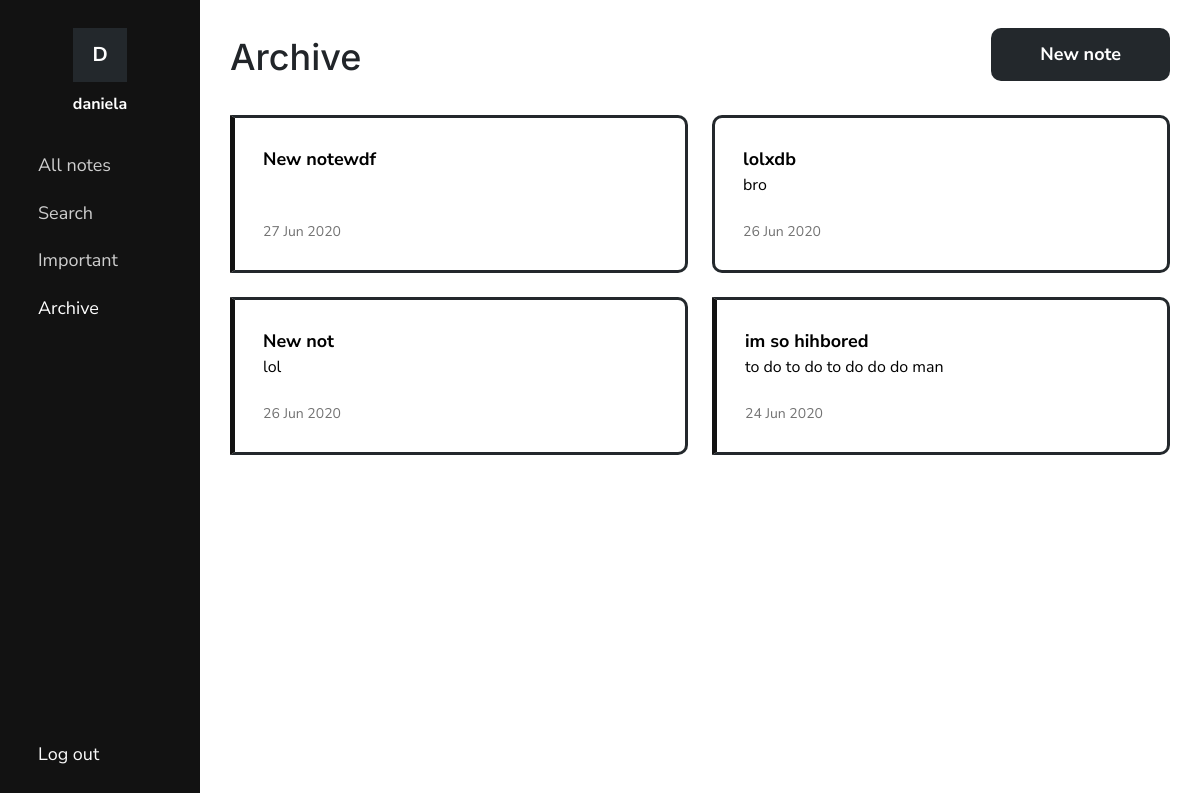
Screenshot of /archive/ (signed in) with the database file from the repository.
### notes/models.py (models this page shows, shortened)
class Note(models.Model):
    title = models.TextField(max_length=100)
    text = HTMLField(blank=True)
    date = models.DateTimeField(auto_now_add=True)
    important = models.BooleanField(default=False)
    archive = models.BooleanField(default=False)
    user = models.ForeignKey(User, on_delete=models.CASCADE)

### notes/views.py (the view)
# urls.py: path('archive/', views.showarchive, name='showarchive'),
def showarchive(request):
    archive = Note.objects.filter(user=request.user, archive=True).order_by('-date')
    active = 'archiveLink'
    return render(request, 'notes/archive.html', {'archive': archive, 'active': active})

### notes/templates/notes/archive.html (shortened to what this page needs)
{% load static %}
<!DOCTYPE html>
<html>
<head>
    <link rel="stylesheet" href="https://stackpath.bootstrapcdn.com/bootstrap/4.5.0/css/bootstrap.min.css">
    <link rel="stylesheet" type="text/css" href="{% static 'notes/style.css' %}">
    <link rel="stylesheet" type="text/css" href="{% static 'notes/notes.css' %}">
</head>
<body>
    <div class="container-fluid">
        <div class="row" id="mainRow">
            {% include "notes/navbar.html" %}
            <div class="col-sm-9 col-md-10 col-lg-10" id="content">
                <div class="container">
                    <div>
                        <h1>Archive</h1>
                        <a href="{% url 'add' %}" class="btn medium-text">New note</a>
                    </div>
                    {% if archive %}
                    <div id="notes">
                        <ul>
                            {% for note in archive %}
                            <li class="note {% if note.important %} important{% endif %}">
                                <a href="{% url 'note' note.id %}">
                                    <div class="note-info">
                                        <div class="note-content">
                                            <div class="medium-text"><b>{{ note.title|truncatechars:50 }}</b></div>
                                            {% if note.text %}
                                            <div class="note-text">{{ note.text|striptags|truncatechars:150 }}</div>
                                            {% endif %}
                                        </div>
                                        <div class="date">{{ note.date|date:'d M Y' }}</div>
                                    </div>
                                </a>
                            </li>
                            {% endfor %}
                        </ul>
                    </div>
                    {% else %}
                    <div id="noNotes">
                        <p class="text-center medium-text">You don't have any archived notes.</a></p>
                    </div>
                    {% endif %}
                </div>
            </div>
        </div>
    </div>
</body>
</html>

### notes/templates/notes/navbar.html (shortened to what this page needs)
<div class="col-sm-3 col-md-2 col-lg-2" id="menu">
    <nav>
        <div id="user">
            <div id="userPic">
                <p class="large-text">{{ user.username|make_list|first|title }}</p>
            </div>
            <p id="userInfo" title='{{ user.username }}'>{{ user.username }}</p>
        </div>
        <div id="links">
            <ul>
                <li>
                    <a href="{% url 'notes' %}" id="noteLink">
                        <span class="medium-text">All notes</span>
                    </a>
                </li>
                <li>
                    <a href="{% url 'search' %}" id="searchLink">
                        <span class="medium-text">Search</span>
                    </a>
                </li>
                <li>
                    <a href="{% url 'important' %}" id="importantLink">
                        <span class="medium-text">Important</span>
                    </a>
                </li>
                <li>
                    <a href="{% url 'showarchive' %}" id="archiveLink">
                        <span class="medium-text">Archive</span>
                    </a>
                </li>
                <li>
                    <a href="#" id="logout">
                        <form action="{% url 'logoutuser' %}" method="POST">
                            <button type="submit" id="logout" title="Log out">
                                <span class="medium-text">Log out</span>
                            </button>
                        </form>
                    </a>
                </li>
            </ul>
        </div>
    </nav>
</div>

### notes/static/notes/style.css (style rules this page uses)
:root { --blue: #fafafa; --dark-blue: #121212; --purple:#23282c; --gray: #cecece; }
html, body { height: 100%; }
body { font-family: 'Nunito Sans', sans-serif; }
h1, h2, h3 { font-family: 'Inter', sans-serif; }
h1 { font-size: 36px }
p { font-size: 16px; margin-bottom: 4px; }
.large-text { font-size: 20px; }
.medium-text { font-size: 18px; }
a { color: var(--dark-blue); font-weight: bold; transition: all 200ms ease-in-out; }
.btn { color: white; background-color: var(--purple); font-weight: bold; border-radius: 10px; transition: all 200ms ease-in-out; }

### notes/static/notes/notes.css (style rules this page uses)
#mainRow { height: 100vh }
#menu { background-color: var(--dark-blue); color: white; padding: 28px 24px; overflow-x: hidden; position: fixed; top: 0; height: 100vh; z-index: 10; height: 100vh; transition: all 500ms ease 0s; overflow: hidden; }
nav { transition: all 500ms ease 0s; }
#user { width: 100%; position: relative; }
#userPic { background-color: var(--purple); position: relative; cursor: default; display: block; margin: 0 auto; width: 54px; height: 54px; margin-bottom: 10px; }
#userPic p { text-align: center; margin-bottom: 0; font-weight: bold; position: absolute; transform: translateY(-50%); top: 50%; left: 0; right: 0; }
#userInfo { margin-bottom: 0; cursor: default; text-align: center; font-weight: bold; word-break: break-word; }
button#logout { color: var(--blue); padding: 0; border: none; background-color: transparent; outline: none; position: absolute; bottom: 28px; }
#links { margin-top: 36px; }
#links ul { list-style-type: none; padding-left: 0 }
#links ul li { margin-bottom: 16px; }
#links a { color: var(--gray); }
#links span.medium-text { vertical-align: top; font-weight: normal; }
h1 { margin-top: 36px; display: inline-block; }
#content { position: absolute; right: 0; }
#content a.btn { padding: 12px 48px; margin-top: 28px; float: right; }
#notes, #noNotes { margin-top: 28px; }
#notes ul { list-style-type: none; padding-left: 0; display: grid; grid-gap: 24px; grid-template-columns: repeat(auto-fill, minmax(300px,1fr)); }
.note { position: relative; padding: 28px; border-radius: 10px; border: 3px solid var(--purple) }
.note.important { border-left: 5px solid var(--dark-blue); border-radius: 0 10px 10px 0; }
.note a { color: black; font-weight: normal; }
.note div { word-break: break-word; }
.note .medium-text { vertical-align: top; }
.note-info { height: 100%; display: flex; flex-direction: column; justify-content: space-between; }
.note .date { color: #737373; font-size: 14px; }
.note .note-text { margin-bottom: 24px }
@media (min-width: 1144px) { #menu { padding: 28px 28px !important; } }

### rows the page displays
Note: title "New notewdf", date "27 Jun 2020"
Note: title "lolxdb", text "bro", date "26 Jun 2020"
Note: title "New not", text "lol", date "26 Jun 2020"
Note: title "im so hihbored", text "to do to do to do do do man", date "24 Jun 2020"

### other values shown
{{ user.username|make_list|first|title }} "D"
{{ user.username }} "daniela"
